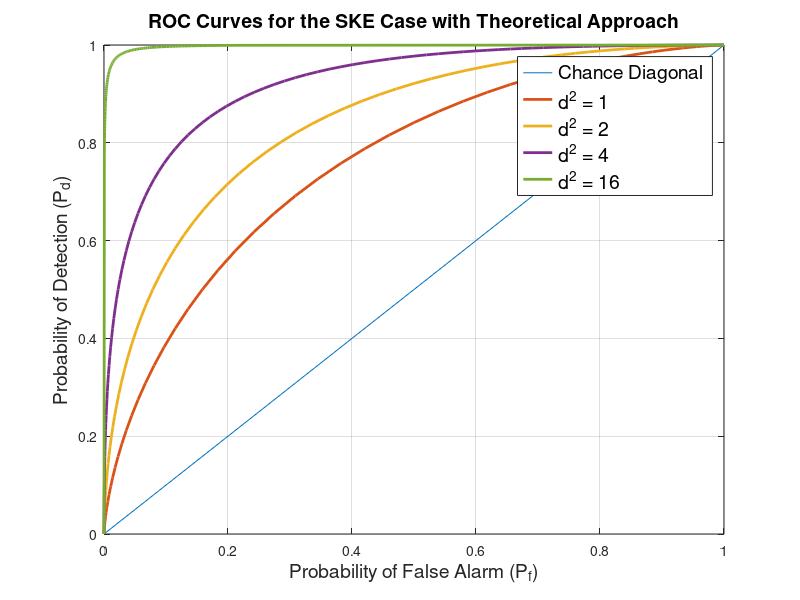
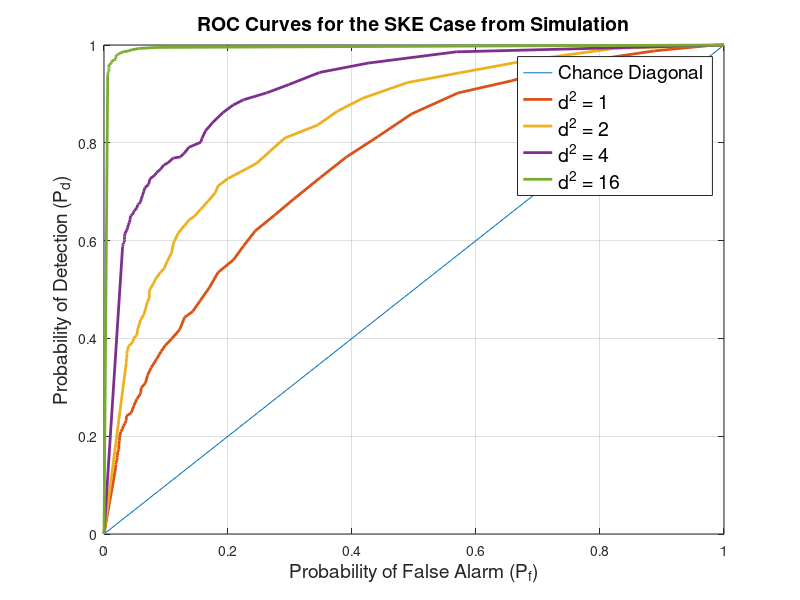

These figures' MATLAB source, in order:
%% (2b) Theoretical Approach
close all
clc, clear

figure(), plot([0,1],[0,1])
grid on, hold on

D = [1 2 4 16];                             % list of parameters 
for index = 1:1:length(D)
    d = D(index);                           % d = E_s/var(n)^2
    beta = [-5:0.1:5];
    W = [-Inf beta Inf];                    % threshold
    P_d = zeros(length(W),1);               % prob of detection
    P_f = zeros(length(W),1);               % prob of false alarm
    % Calculuate P_d and P_f
    for i = 1:1:length(W)
        P_f(i) = 1-normcdf(W(i),-d/2,sqrt(d));
        P_d(i) = 1-normcdf(W(i),d/2,sqrt(d));
    end
    
    plot(P_f, P_d,'LineWidth',2)
    hold on
end

title('ROC Curves for the SKE Case with Theoretical Approach','FontSize',14)
legend({"Chance Diagonal","d^2 = 1","d^2 = 2","d^2 = 4","d^2 = 16"},'FontSize',14)
xlabel('Probability of False Alarm (P_f)','FontSize',14)
ylabel('Probability of Detection (P_d)','FontSize',14)

%% (2c) Simulation
close all
clc, clear

figure(), plot([0,1],[0,1])
grid on, hold on

D = [1 2 4 16];                                 % list of parameters
noise_var = 1;                                  % noise variance
noise_mean = 0;                                 % noise mean

for index = 1:1:length(D)
    d = D(index);                               % d = E_s/var(n)^2
    % Define the signal
    k = 500;                                    % length of signal
    A = ones(k,1);                              % create k-vector of 1
    alpha = sqrt(d/k);                          % value of elements to get d = D(i)
    S = alpha.*A;                               % the known signal S
    E = sum(S.^2);                              % check the energy of S
    fprintf("Total signal energy: %.2f\n", E);

    % brute-force simulate n trials
    trials = 1000;
    lambda_0 = zeros(trials,1);                 % lambda|H0
    lambda_1 = zeros(trials,1);                 % lambda|H1
    for i = 1:1:trials
        noise = normrnd(noise_mean,noise_var,[k,1]);
        lambda_0(i) = exp((sum(noise.*S) - E/2)./noise_var);
        lambda_1(i) = exp((sum((S + noise).*S) - E/2)./noise_var);
    end

    beta = [-5:0.1:5];
    W = [-Inf beta Inf];                        % threshold
    P_d = zeros(length(W),1);                   % prob of detection
    P_f = zeros(length(W),1);                   % prob of false alarm
    % Calculuate P_d and P_f
    for i = 1:1:length(W)
        P_d(i) = sum(lambda_1 > W(i))/trials;
        P_f(i) = sum(lambda_0 > W(i))/trials;
    end
    
    plot(P_f, P_d,'LineWidth',2)
    hold on
end

title('ROC Curves for the SKE Case from Simulation','FontSize',14)
legend({"Chance Diagonal","d^2 = 1","d^2 = 2","d^2 = 4","d^2 = 16"},'FontSize',14)
xlabel('Probability of False Alarm (P_f)','FontSize',14)
ylabel('Probability of Detection (P_d)','FontSize',14)
